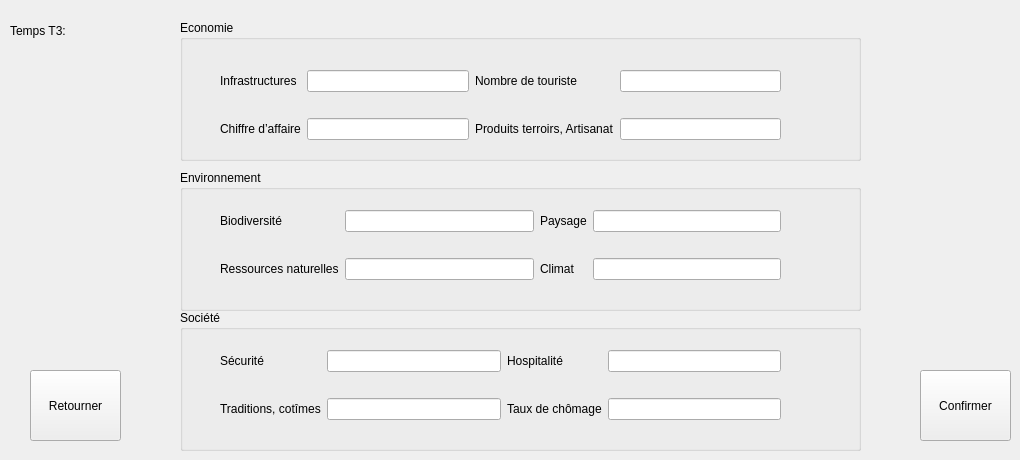
   <widget class="QWidget" name="page_4">
    <widget class="QGroupBox" name="groupBox_7">
     <property name="geometry">
      <rect>
       <x>180</x>
       <y>20</y>
       <width>681</width>
       <height>141</height>
      </rect>
     </property>
     <property name="title">
      <string>Economie</string>
     </property>
     <widget class="QWidget" name="layoutWidget_3">
      <property name="geometry">
       <rect>
        <x>40</x>
        <y>30</y>
        <width>561</width>
        <height>111</height>
       </rect>
      </property>
      <layout class="QGridLayout" name="gridLayout_12">
       <item row="0" column="1">
        <widget class="QLineEdit" name="p1Time3Eco"/>
       </item>
       <item row="0" column="0">
        <widget class="QLabel" name="label_47">
         <property name="text">
          <string>Infrastructures</string>
         </property>
        </widget>
       </item>
       <item row="1" column="1">
        <widget class="QLineEdit" name="p2Time3Eco"/>
       </item>
       <item row="1" column="0">
        <widget class="QLabel" name="label_48">
         <property name="text">
          <string>Chiffre d’affaire</string>
         </property>
        </widget>
       </item>
       <item row="0" column="4">
        <widget class="QLineEdit" name="p3Time3Eco"/>
       </item>
       <item row="0" column="3">
        <widget class="QLabel" name="label_49">
         <property name="text">
          <string>Nombre de touriste</string>
         </property>
        </widget>
       </item>
       <item row="1" column="3">
        <layout class="QHBoxLayout" name="horizontalLayout_11">
         <item>
          <widget class="QLabel" name="label_50">
           <property name="text">
            <string>Produits terroirs, Artisanat</string>
           </property>
          </widget>
         </item>
        </layout>
       </item>
       <item row="1" column="4">
        <widget class="QLineEdit" name="p4Time3Eco"/>
       </item>
      </layout>
     </widget>
    </widget>
    <widget class="QGroupBox" name="groupBox_8">
     <property name="geometry">
      <rect>
       <x>180</x>
       <y>310</y>
       <width>681</width>
       <height>141</height>
      </rect>
     </property>
     <property name="title">
      <string>Société</string>
     </property>
     <widget class="QWidget" name="layoutWidget_9">
      <property name="geometry">
       <rect>
        <x>40</x>
        <y>20</y>
        <width>561</width>
        <height>111</height>
       </rect>
      </property>
      <layout class="QGridLayout" name="gridLayout_13">
       <item row="0" column="1">
        <widget class="QLineEdit" name="p1Time3Soc"/>
       </item>
       <item row="0" column="0">
        <widget class="QLabel" name="label_51">
         <property name="text">
          <string>Sécurité</string>
         </property>
        </widget>
       </item>
       <item row="1" column="1">
        <widget class="QLineEdit" name="p2Time3Soc"/>
       </item>
       <item row="1" column="0">
        <widget class="QLabel" name="label_52">
         <property name="text">
          <string>Traditions, cotîmes</string>
         </property>
        </widget>
       </item>
       <item row="0" column="4">
        <widget class="QLineEdit" name="p3Time3Soc"/>
       </item>
       <item row="0" column="3">
        <widget class="QLabel" name="label_53">
         <property name="text">
          <string>Hospitalité</string>
         </property>
        </widget>
       </item>
       <item row="1" column="3">
        <layout class="QHBoxLayout" name="horizontalLayout_12">
         <item>
          <widget class="QLabel" name="label_54">
           <property name="text">
            <string>Taux de chômage</string>
           </property>
          </widget>
         </item>
        </layout>
       </item>
       <item row="1" column="4">
        <widget class="QLineEdit" name="p4Time3Soc"/>
       </item>
      </layout>
     </widget>
    </widget>
    <widget class="QPushButton" name="okButtonPage4">
     <property name="geometry">
      <rect>
       <x>920</x>
       <y>370</y>
       <width>91</width>
       <height>71</height>
      </rect>
     </property>
     <property name="text">
      <string>Confirmer</string>
     </property>
    </widget>
    <widget class="QGroupBox" name="groupBox_9">
     <property name="geometry">
      <rect>
       <x>180</x>
       <y>170</y>
       <width>681</width>
       <height>141</height>
      </rect>
     </property>
     <property name="title">
      <string>Environnement</string>
     </property>
     <widget class="QWidget" name="layoutWidget_10">
      <property name="geometry">
       <rect>
        <x>40</x>
        <y>20</y>
        <width>561</width>
        <height>111</height>
       </rect>
      </property>
      <layout class="QGridLayout" name="gridLayout_14">
       <item row="0" column="1">
        <widget class="QLineEdit" name="p1Time3Envi"/>
       </item>
       <item row="0" column="0">
        <widget class="QLabel" name="label_55">
         <property name="text">
          <string>Biodiversité</string>
         </property>
        </widget>
       </item>
       <item row="1" column="1">
        <widget class="QLineEdit" name="p2Time3Envi"/>
       </item>
       <item row="1" column="0">
        <widget class="QLabel" name="label_56">
         <property name="text">
          <string>Ressources naturelles</string>
         </property>
        </widget>
       </item>
       <item row="0" column="4">
        <widget class="QLineEdit" name="p3Time3Envi"/>
       </item>
       <item row="0" column="3">
        <widget class="QLabel" name="label_57">
         <property name="text">
          <string>Paysage</string>
         </property>
        </widget>
       </item>
       <item row="1" column="3">
        <layout class="QHBoxLayout" name="horizontalLayout_13">
         <item>
          <widget class="QLabel" name="label_58">
           <property name="text">
            <string>Climat</string>
           </property>
          </widget>
         </item>
        </layout>
       </item>
       <item row="1" column="4">
        <widget class="QLineEdit" name="p4Time3Envi"/>
       </item>
      </layout>
     </widget>
    </widget>
    <widget class="QPushButton" name="returnButtonPage4">
     <property name="geometry">
      <rect>
       <x>30</x>
       <y>370</y>
       <width>91</width>
       <height>71</height>
      </rect>
     </property>
     <property name="text">
      <string>Retourner</string>
     </property>
    </widget>
    <widget class="QLabel" name="label_20">
     <property name="geometry">
      <rect>
       <x>10</x>
       <y>10</y>
       <width>131</width>
       <height>41</height>
      </rect>
     </property>
     <property name="text">
      <string>Temps T3:</string>
     </property>
    </widget>
   </widget>
